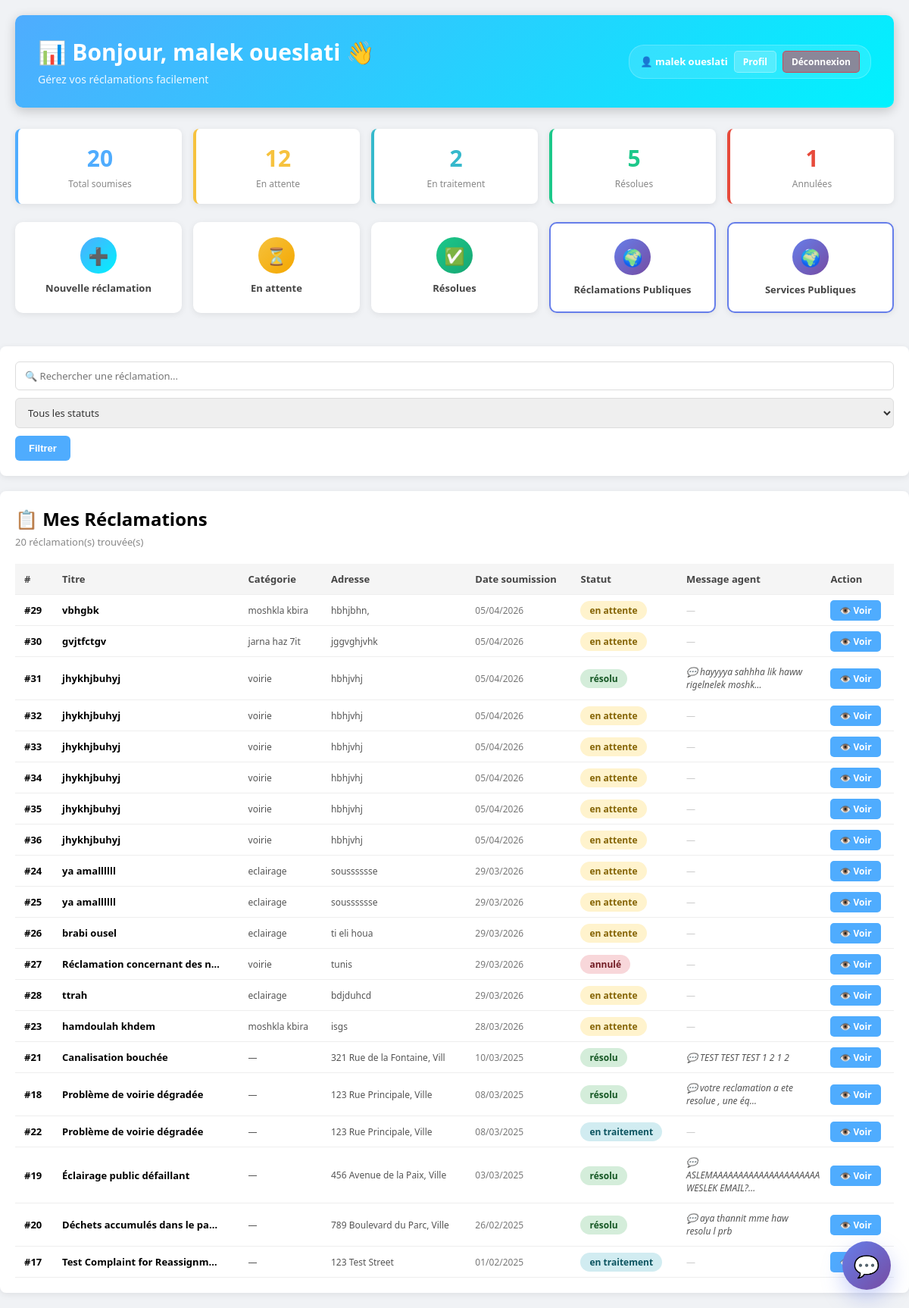
The app's page /citoyen.php (signed in) with its own data.
### tables this page shows
CREATE TABLE `reclamation` (
  `idRec` int(11) NOT NULL,
  `titre` varchar(200) NOT NULL,
  `description` text NOT NULL,
  `statut` varchar(50) NOT NULL,
  `dateCreation` date NOT NULL,
  `adresse` varchar(255) DEFAULT NULL,
  `idUtilisateur` int(11) NOT NULL,
  `dateModification` datetime DEFAULT current_timestamp() ON UPDATE current_timestamp(),
  `dateAssignation` date DEFAULT NULL,
  `commentaireAgent` text DEFAULT NULL,
  `idUtilisateurAssigne` int(11) DEFAULT NULL
);

### citoyen.php (the view, shortened to what this page needs)
<?php
$user = Auth::getUtilisateur();
$pdo = getConnexion();
$statutFiltre = $_GET['statut'] ?? '';
$keyword      = trim($_GET['q'] ?? '');
$sql = "
    SELECT r.idRec,
           r.titre,
           r.description,
           r.statut,
           r.adresse,
           r.dateCreation,
           r.commentaireAgent,
           GROUP_CONCAT(c.label SEPARATOR ', ') AS categories
    FROM reclamation r
    LEFT JOIN reclamation_categorie rc ON rc.idRec = r.idRec
    LEFT JOIN categorie c ON c.idCateg = rc.idCateg
    WHERE r.idUtilisateur = :idUtilisateur
";
$params = ['idUtilisateur' => $user['idUtilisateur']];
$sql .= " GROUP BY r.idRec ORDER BY r.dateCreation DESC";
$stmt = $pdo->prepare($sql);
$stmt->execute($params);
$myReclamations = $stmt->fetchAll(PDO::FETCH_ASSOC);
$statsStmt = $pdo->prepare("
    SELECT
        COUNT(*) as total,
        SUM(CASE WHEN statut = 'en attente'    THEN 1 ELSE 0 END) as en_attente,
        SUM(CASE WHEN statut = 'en traitement' THEN 1 ELSE 0 END) as en_traitement,
        SUM(CASE WHEN statut = 'résolu'        THEN 1 ELSE 0 END) as resolu,
        SUM(CASE WHEN statut = 'annulé'        THEN 1 ELSE 0 END) as annule
    FROM reclamation
    WHERE idUtilisateur = ?
");
$statsStmt->execute([$user['idUtilisateur']]);
$stat = $statsStmt->fetch(PDO::FETCH_ASSOC);
require_once 'includes/dashboard_header.php';
?>
<div class="stats-grid">
    <div class="stat-card" style="border-left:4px solid #4facfe">
        <div class="stat-number" style="color:#4facfe"><?= $stat['total'] ?></div>
        <div class="stat-label">Total soumises</div>
    </div>
    <div class="stat-card" style="border-left:4px solid #f6c23e">
        <div class="stat-number" style="color:#f6c23e"><?= $stat['en_attente'] ?></div>
        <div class="stat-label">En attente</div>
    </div>
    <div class="stat-card" style="border-left:4px solid #36b9cc">
        <div class="stat-number" style="color:#36b9cc"><?= $stat['en_traitement'] ?></div>
        <div class="stat-label">En traitement</div>
    </div>
    <div class="stat-card" style="border-left:4px solid #1cc88a">
        <div class="stat-number" style="color:#1cc88a"><?= $stat['resolu'] ?></div>
        <div class="stat-label">Résolues</div>
    </div>
    <div class="stat-card" style="border-left:4px solid #e74a3b">
        <div class="stat-number" style="color:#e74a3b"><?= $stat['annule'] ?></div>
        <div class="stat-label">Annulées</div>
    </div>
</div>
<div class="quick-actions">
    <a href="./soumettre.php" class="action-card">
        <div class="action-icon" style="background:linear-gradient(135deg,#4facfe,#00f2fe)">➕</div>
        <div class="action-label">Nouvelle réclamation</div>
    </a>
    <a href="?statut=en attente" class="action-card">
        <div class="action-icon" style="background:linear-gradient(135deg,#f6c23e,#f4a700)">⏳</div>
        <div class="action-label">En attente</div>
    </a>
    <a href="?statut=résolu" class="action-card">
        <div class="action-icon" style="background:linear-gradient(135deg,#1cc88a,#17a673)">✅</div>
        <div class="action-label">Résolues</div>
    </a>
    <a href="./reclamations_publiques.php" class="action-card" style="border:2px solid #667eea">
        <div class="action-icon" style="background:linear-gradient(135deg,#667eea,#764ba2)">🌍</div>
        <div class="action-label">Réclamations Publiques</div>
    </a>
    <a href="./services_publiques.php" class="action-card" style="border:2px solid #667eea">
        <div class="action-icon" style="background:linear-gradient(135deg,#667eea,#764ba2)">🌍</div>
        <div class="action-label">Services Publiques</div>
    </a>
</div>
</div>
<div class="card" style="margin-bottom:20px">
    <form method="GET" style="display:flex;gap:10px;flex-wrap:wrap;align-items:center">
        <input type="text" name="q" value="<?= htmlspecialchars($keyword) ?>"
               placeholder="🔍 Rechercher une réclamation..."
               style="flex:1;min-width:200px;padding:9px 12px;border:1px solid #ddd;
                      border-radius:6px;font-size:13px;outline:none">
        <select name="statut"
                style="padding:9px 12px;border:1px solid #ddd;border-radius:6px;font-size:13px">
            <option value="">Tous les statuts</option>
        </select>
        <button type="submit"
                style="padding:9px 18px;background:#4facfe;color:white;border:none;
                       border-radius:6px;font-size:13px;font-weight:600;cursor:pointer">
            Filtrer
        </button>
    </form>
</div>
<div class="card">
    <h2 style="margin-bottom:5px">📋 Mes Réclamations</h2>
    <p style="color:#888;font-size:13px;margin-bottom:20px">
        <?= count($myReclamations) ?> réclamation(s) trouvée(s)
    </p>
    <?php if (empty($myReclamations)): ?>
        <div style="text-align:center;padding:60px 20px;color:#aaa">
            <div style="font-size:48px;margin-bottom:15px">📭</div>
            <h3>Aucune réclamation trouvée</h3>
            <p style="margin-top:10px">
                <?php if ($statutFiltre || $keyword): ?>
                    Aucun résultat pour ce filtre.
                    <a href="./citoyen.php" style="color:#4facfe">Voir toutes mes réclamations</a>
                <?php else: ?>
                    Vous n'avez pas encore soumis de réclamation.
                    <a href="./soumettre.php" style="color:#4facfe">Soumettre maintenant</a>
                <?php endif; ?>
            </p>
        </div>
    <?php else: ?>
        <div style="overflow-x:auto">
        <table>
            <thead>
                <tr>
                    <th>#</th>
                    <th>Titre</th>
                    <th>Catégorie</th>
                    <th>Adresse</th>
                    <th>Date soumission</th>
                    <th>Statut</th>
                    <th>Message agent</th>
                    <th>Action</th>
                </tr>
            </thead>
            <tbody>
            <?php foreach ($myReclamations as $rec):
                $badgeColors = [
                    'en attente'    => ['bg' => '#fff3cd', 'color' => '#856404'],
                    'en traitement' => ['bg' => '#d1ecf1', 'color' => '#0c5460'],
                    'résolu'        => ['bg' => '#d4edda', 'color' => '#155724'],
                    'annulé'        => ['bg' => '#f8d7da', 'color' => '#721c24'],
                ];
                $badge = $badgeColors[$rec['statut']] ?? ['bg' => '#eee', 'color' => '#333'];
            ?>
            <tr>
                <td><strong>#<?= $rec['idRec'] ?></strong></td>
                <td>
                    <span title="<?= htmlspecialchars($rec['description']) ?>"
                          style="cursor:help;font-weight:600">
                        <?= htmlspecialchars(mb_substr($rec['titre'], 0, 28)) ?><?= mb_strlen($rec['titre']) > 28 ? '…' : '' ?>
                    </span>
                </td>
                <td style="font-size:12px;color:#555">
                    <?= htmlspecialchars($rec['categories'] ?? '—') ?>
                </td>
                <td style="font-size:12px;color:#555">
                    <?= htmlspecialchars(mb_substr($rec['adresse'] ?? '—', 0, 28)) ?>
                </td>
                <td style="font-size:12px;color:#777">
                    <?= date('d/m/Y', strtotime($rec['dateCreation'])) ?>
                </td>
                <td>
                    <span style="background:<?= $badge['bg'] ?>;color:<?= $badge['color'] ?>;
                                 padding:4px 12px;border-radius:20px;font-size:12px;
                                 font-weight:600;white-space:nowrap">
                        <?= htmlspecialchars($rec['statut']) ?>
                    </span>
                </td>
                <td style="font-size:12px;color:#555;max-width:180px">
                    <?php if (!empty($rec['commentaireAgent'])): ?>
                        <span title="<?= htmlspecialchars($rec['commentaireAgent']) ?>"
                              style="cursor:help;font-style:italic">
                            💬 <?= htmlspecialchars(mb_substr($rec['commentaireAgent'], 0, 40)) ?><?= mb_strlen($rec['commentaireAgent']) > 40 ? '…' : '' ?>
                        </span>
                    <?php else: ?>
                        <span style="color:#ccc">—</span>
                    <?php endif; ?>
                </td>
                <td>
                    <a href="./reclamation.php?id=<?= $rec['idRec'] ?>"
                       style="background:#4facfe;color:white;padding:5px 12px;border-radius:5px;
                              font-size:12px;text-decoration:none;font-weight:600;white-space:nowrap">
                        👁️ Voir
                    </a>
                </td>
            </tr>
            <?php endforeach; ?>
            </tbody>
        </table>
        </div>
    <?php endif; ?>
</div>
<?php require_once 'includes/footer.php'; ?>

### dashboard_header.php (style rules this page uses)
* { margin:0; padding:0; box-sizing:border-box; }
body { font-family: 'Segoe UI', Arial, sans-serif; background: #f0f2f5; min-height: 100vh; }
input[type="text"],input[type="email"],input[type="password"],input[type="tel"], input[type="time"],input[type="number"],textarea,select { width:100%; padding:9px 12px; border:1px solid #ddd; border-radius:6px; font-size:14px; font-family:inherit; outline:none; transition:border .2s; box-sizing:border-box; color:#333; }

### citoyen.php (style rules this page uses)
.stats-grid { display: grid; grid-template-columns: repeat(auto-fit, minmax(130px, 1fr)); gap: 15px; margin-bottom: 24px; }
.stat-card { background: white; padding: 18px; border-radius: 8px; box-shadow: 0 2px 8px rgba(0,0,0,0.08); text-align: center; }
.stat-number { font-size: 30px; font-weight: 700; margin-bottom: 5px; }
.stat-label { font-size: 12px; color: #888; }
.quick-actions { display: grid; grid-template-columns: repeat(auto-fit, minmax(130px, 1fr)); gap: 15px; margin-bottom: 24px; }
.action-card { background: white; border-radius: 10px; padding: 20px 15px; text-align: center; text-decoration: none; box-shadow: 0 2px 8px rgba(0,0,0,0.08); transition: transform 0.2s, box-shadow 0.2s; }
.action-icon { width: 48px; height: 48px; border-radius: 50%; display: flex; align-items: center; justify-content: center; font-size: 22px; margin: 0 auto 10px; }
.action-label { font-size: 13px; font-weight: 600; color: #444; }
.card { background: white; padding: 20px; border-radius: 8px; box-shadow: 0 2px 8px rgba(0,0,0,0.08); margin-bottom: 20px; }
table { width: 100%; border-collapse: collapse; }
table thead { background: #f5f5f5; }
table th, table td { padding: 11px 12px; text-align: left; border-bottom: 1px solid #eee; font-size: 13px; }
table th { font-weight: 600; color: #444; white-space: nowrap; }

### records on screen
reclamation: idRec "29", titre "vbhgbk", categories "moshkla kbira", adresse "hbhjbhn,", dateCreation "05/04/2026", statut "en attente"
reclamation: idRec "30", titre "gvjtfctgv", categories "jarna haz 7it", adresse "jggvghjvhk", dateCreation "05/04/2026", statut "en attente"
reclamation: idRec "31", titre "jhykhjbuhyj", categories "voirie", adresse "hbhjvhj", dateCreation "05/04/2026", statut "résolu", commentaireAgent "hayyyya sahhha lik haww rigelnelek moshk"
reclamation: idRec "32", titre "jhykhjbuhyj", categories "voirie", adresse "hbhjvhj", dateCreation "05/04/2026", statut "en attente"
reclamation: idRec "33", titre "jhykhjbuhyj", categories "voirie", adresse "hbhjvhj", dateCreation "05/04/2026", statut "en attente"
reclamation: idRec "34", titre "jhykhjbuhyj", categories "voirie", adresse "hbhjvhj", dateCreation "05/04/2026", statut "en attente"
reclamation: idRec "35", titre "jhykhjbuhyj", categories "voirie", adresse "hbhjvhj", dateCreation "05/04/2026", statut "en attente"
reclamation: idRec "36", titre "jhykhjbuhyj", categories "voirie", adresse "hbhjvhj", dateCreation "05/04/2026", statut "en attente"
reclamation: idRec "24", titre "ya amallllll", categories "eclairage", adresse "sousssssse", dateCreation "29/03/2026", statut "en attente"
reclamation: idRec "25", titre "ya amallllll", categories "eclairage", adresse "sousssssse", dateCreation "29/03/2026", statut "en attente"
reclamation: idRec "26", titre "brabi ousel", categories "eclairage", adresse "ti eli houa", dateCreation "29/03/2026", statut "en attente"
reclamation: idRec "27", titre "Réclamation concernant des n", categories "voirie", adresse "tunis", dateCreation "29/03/2026", statut "annulé"
reclamation: idRec "28", titre "ttrah", categories "eclairage", adresse "bdjduhcd", dateCreation "29/03/2026", statut "en attente"
reclamation: idRec "23", titre "hamdoulah khdem", categories "moshkla kbira", adresse "isgs", dateCreation "28/03/2026", statut "en attente"
reclamation: idRec "21", titre "Canalisation bouchée", categories "—", adresse "321 Rue de la Fontaine, Vill", dateCreation "10/03/2025", statut "résolu", commentaireAgent "TEST TEST TEST 1 2 1 2"
reclamation: idRec "18", titre "Problème de voirie dégradée", categories "—", adresse "123 Rue Principale, Ville", dateCreation "08/03/2025", statut "résolu", commentaireAgent "votre reclamation a ete resolue , une éq"
reclamation: idRec "22", titre "Problème de voirie dégradée", categories "—", adresse "123 Rue Principale, Ville", dateCreation "08/03/2025", statut "en traitement"
reclamation: idRec "19", titre "Éclairage public défaillant", categories "—", adresse "456 Avenue de la Paix, Ville", dateCreation "03/03/2025", statut "résolu", commentaireAgent "ASLEMAAAAAAAAAAAAAAAAAAAAA WESLEK EMAIL?"
reclamation: idRec "20", titre "Déchets accumulés dans le pa", categories "—", adresse "789 Boulevard du Parc, Ville", dateCreation "26/02/2025", statut "résolu", commentaireAgent "aya thannit mme haw resolu l prb"
reclamation: idRec "17", titre "Test Complaint for Reassignm", categories "—", adresse "123 Test Street", dateCreation "01/02/2025", statut "en traitement"

### other values on screen
$config['icon'] "📊"
$config['title'] "Bonjour, malek oueslati 👋"
$config['subtitle'] "Gérez vos réclamations facilement"
$currentUser['prenom'] . ' ' . $currentUser['nom'] "malek oueslati"
$stat['total'] "20"
$stat['en_attente'] "12"
$stat['en_traitement'] "2"
$stat['resolu'] "5"
$stat['annule'] "1"
count($myReclamations) "20"
